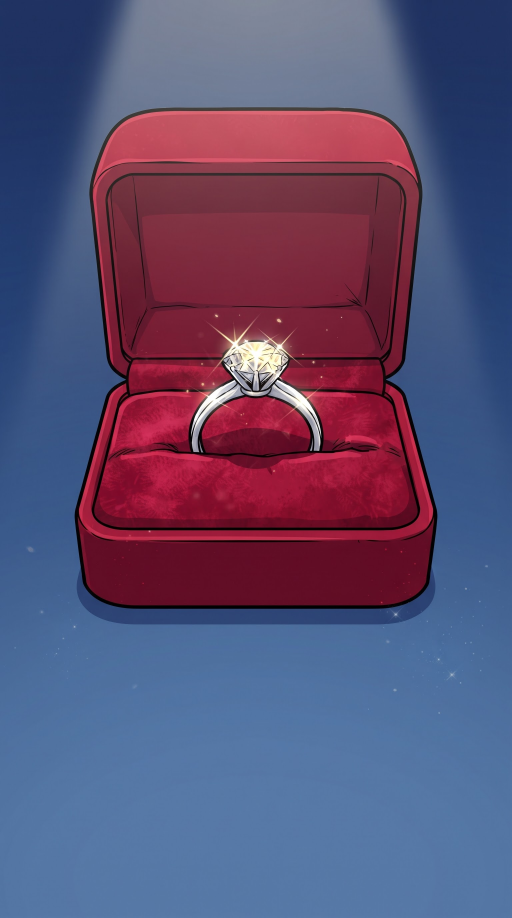
#> input picture viking-swords-video/images/shot01.jpg, 1536 x 2752 px (shown at 1/3 size)
$ python -i render.py   (imports and definitions only)
#> lines starting #> are read from the running program, lines starting #| are printed output that depends on the picture
"""Render the Engagement Swords short: animated shots, word-timed captions, SFX, voiceover.

Reuses the effect/audio helpers from ../guards-riddle-video/render.py.
Usage: python3 render.py <voiceover.wav> <output.mp4>
"""
import importlib.util
import math
import subprocess
import sys
import wave
from pathlib import Path

import numpy as np
from PIL import Image, ImageDraw, ImageFilter

HERE = Path(__file__).parent
_spec = importlib.util.spec_from_file_location("guards_render", HERE.parent / "guards-riddle-video" / "render.py")
g = importlib.util.module_from_spec(_spec)
# [1 line not run here, left out]

# [1 line that did not run here, left out]
# [1 line that did not run here, left out]
# [1 line that did not run here, left out]
# [1 line that did not run here, left out]

W, H, FPS = 1080, 1920, 30
END = 23.1
SR = 44100

SHOTS = [  # (shot, start, end)
    (1, 0.00, 1.62), (2, 1.62, 2.85), (3, 2.85, 5.40), (4, 5.40, 7.90), (5, 7.90, 8.76),
    (6, 8.76, 10.70), (7, 10.70, 12.30), (8, 12.30, 15.54), (9, 15.54, 17.85),
    (10, 17.85, 18.95), (11, 18.95, 20.85), (12, 20.85, END),
]

CAPTIONS = [
    [("REPLACE", 0.00), ("THE", 0.62), ("ENGAGEMENT", 1.02), ("RING", 1.40)],
    [("WITH", 1.62), ("AN", 1.84), ("ENGAGEMENT", 1.98), ("SWORD.", 2.38)],
    [("THE", 3.44), ("VIKINGS", 3.50), ("LITERALLY", 3.62)],
    [("EXCHANGED", 4.08), ("SWORDS", 4.52), ("AT", 4.78), ("A", 4.96), ("WEDDING.", 4.98)],
    [("THE", 5.48), ("MAN", 5.58), ("WAS", 5.66), ("SUPPOSED", 5.86), ("TO", 5.96)],
    [("BREAK", 6.24), ("INTO", 6.54), ("HIS", 6.88), ("FATHER'S", 7.16), ("CRYPT,", 7.54)],
    [("STEAL", 7.96), ("HIS", 8.30), ("SWORD", 8.58)],
    [("AND", 8.76), ("GIVE", 9.14), ("IT", 9.32), ("TO", 9.40), ("HIS", 9.56), ("WIFE", 9.72)],
    [("AND", 9.92), ("GET", 10.02), ("MARRIED.", 10.22)],
    [("THE", 10.76), ("WOMAN", 10.86), ("GAVE", 11.00), ("HER", 11.20), ("HUSBAND", 11.34)],
    [("A", 11.56), ("BRAND", 11.66), ("NEW", 11.92), ("SWORD", 12.12)],
    [("AND", 12.30), ("LIKE,", 12.50)],
    [("THE", 12.76), ("WOMAN", 13.02), ("WAS", 13.14), ("APPARENTLY", 13.34), ("SUPPOSED", 13.66), ("TO", 13.98)],
    [("HANG", 14.14), ("ON", 14.32), ("TO", 14.50), ("THIS", 14.66), ("ANCIENT", 14.82), ("SWORD", 15.28)],
    [("AND", 15.54), ("MAKE", 15.70), ("SURE", 15.84), ("THAT", 16.00), ("IT", 16.14), ("WAS", 16.24)],
    [("BURIED", 16.42), ("WITH", 16.66), ("HER", 16.82), ("HUSBAND", 16.98), ("WHEN", 17.14), ("HE", 17.34), ("DIED.", 17.46)],
    [("SO", 17.96), ("YEAH...", 18.04)],
    [("ENGAGEMENT", 19.00), ("SWORDS...", 19.15)],
    [("OR", 19.66), ("AT", 19.70), ("LEAST", 19.76), ("WEDDING", 20.02), ("SWORDS", 20.42)],
    [("SHOULD", 20.90), ("DEFINITELY", 21.10), ("BE", 21.58), ("A", 21.94), ("THING!", 22.10)],
]
CAPTION_OFF = 22.75
LABEL = ("FUN FACT:", 2.92, 5.40)  # orange label above the caption

# Artwork region of each image (some have a blank strip at the bottom).
CROPS = {3: 1838, 4: 1838, 5: 1838, 6: 1838, 7: 1812, 8: 1812, 9: 1722, 11: 1960}

# --------------------------------------------------------------- camera


class Cam:
    def __init__(self, cx, cy, zoom, rot=0.0, sx=0.0, sy=0.0):
        self.cx, self.cy, self.zoom, self.rot, self.sx, self.sy = cx, cy, zoom, rot, sx, sy


# [17 lines left out: function render_base, not called in this run]


# ------------------------------------------------------------- particles


class Snow:
    # [23 lines left out: functions __init__, draw, heart, not called in this run]


class Hearts:
    # [13 lines left out: functions __init__, draw, not called in this run]


class Embers:
    # [9 lines left out: functions __init__, draw, not called in this run]


class Motes:
    # [21 lines left out: functions __init__, draw, slash, not called in this run]


# ------------------------------------------------------------- captions

CAP_Y = 1330
_cache = {}


# [63 lines left out: functions caption_image, label_image, draw_caption, build_fx, not called in this run]


def flicker(gt, seed=0):
    return 0.55 + 0.2 * math.sin(gt * 19 + seed) * math.sin(gt * 7.3 + seed * 2)


# [108 lines left out: function shot_frame, not called in this run]


def render_video(out_path):
#> called with out_path = 'images/shot01.jpg'
    imgs = {n: Image.open(HERE / "images" / f"shot{n:02d}.jpg").convert("RGB") for n in range(1, 13)}
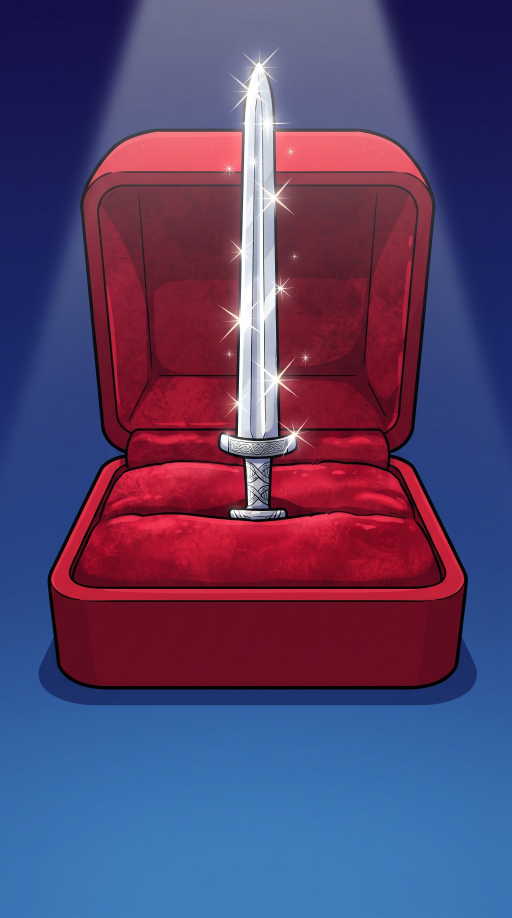
#> input picture viking-swords-video/images/shot02.jpg, 1536 x 2752 px (shown at 1/3 size)
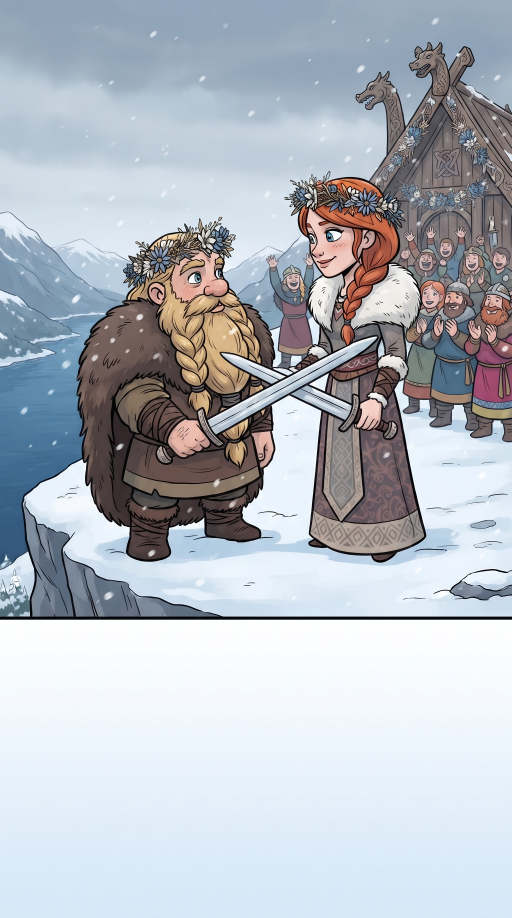
#> input picture viking-swords-video/images/shot03.jpg, 1536 x 2752 px (shown at 1/3 size)
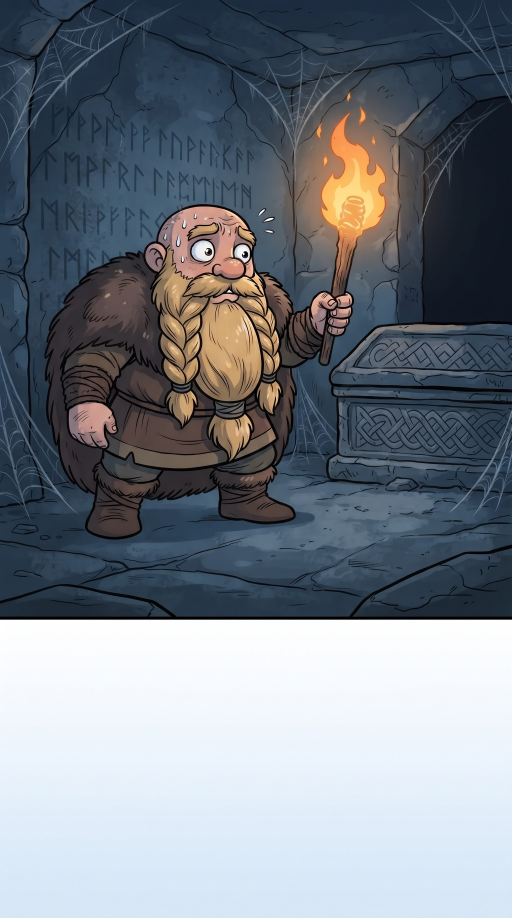
#> input picture viking-swords-video/images/shot04.jpg, 1536 x 2752 px (shown at 1/3 size)
    fx = build_fx()
    ff = subprocess.Popen(
        ["ffmpeg", "-loglevel", "error", "-y", "-f", "rawvideo", "-pix_fmt", "rgb24", "-s", f"{W}x{H}",
         "-r", str(FPS), "-i", "-", "-c:v", "libx264", "-preset", "medium", "-crf", "18",
         "-pix_fmt", "yuv420p", str(out_path)], stdin=subprocess.PIPE)
    nframes = int(round(END * FPS))
    for i in range(nframes):
        gt = i / FPS
        n, s0, _ = next((s for s in SHOTS if s[1] <= gt < s[2]), SHOTS[-1])
        frame, layer = shot_frame(n, gt - s0, gt, imgs[n], fx)
        if gt > END - 0.45:
            frame *= clamp((END - gt) / 0.45, 0, 1)
        draw_caption(layer, gt)
        base = Image.fromarray(np.clip(frame, 0, 255).astype(np.uint8), "RGB").convert("RGBA")
        base.alpha_composite(layer)
        ff.stdin.write(base.convert("RGB").tobytes())
        if i % 90 == 0:
            print(f"frame {i}/{nframes}", flush=True)
    ff.stdin.close()
    ff.wait()


# ------------------------------------------------------------------- SFX


# [114 lines left out: functions build_sfx, build_audio, not called in this run]


# [10 lines not run here, left out]

#> (the run stopped early here; a loop or call above may not have finished)
